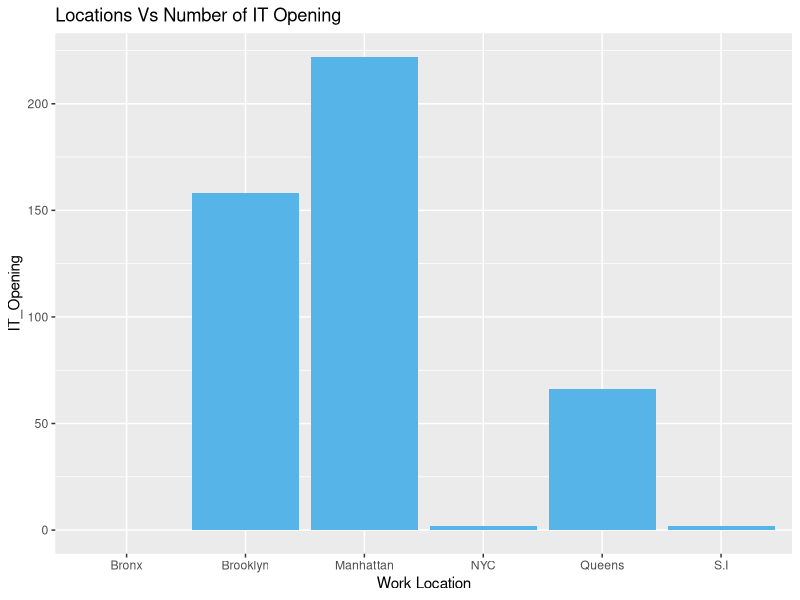
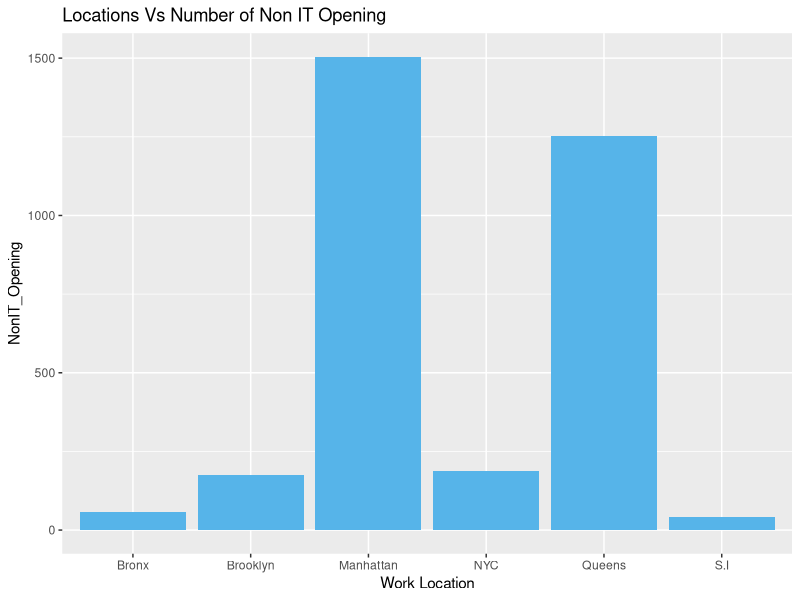
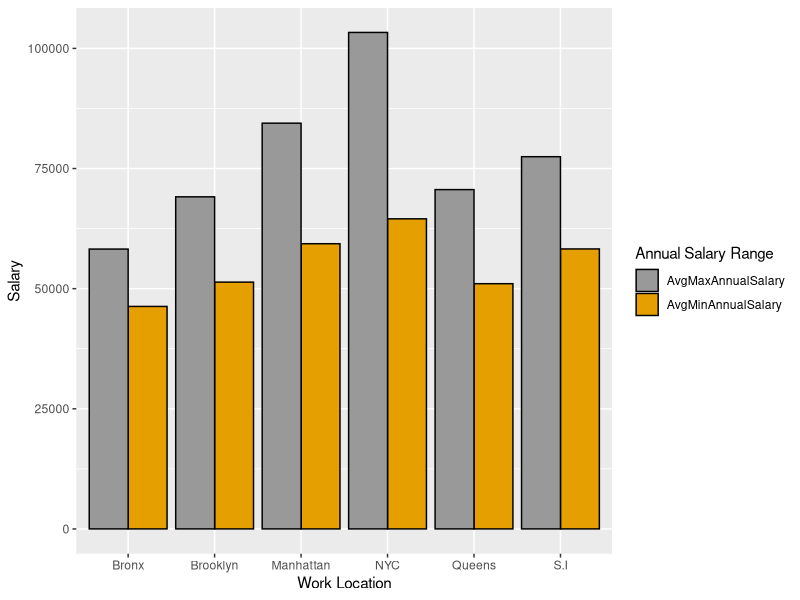
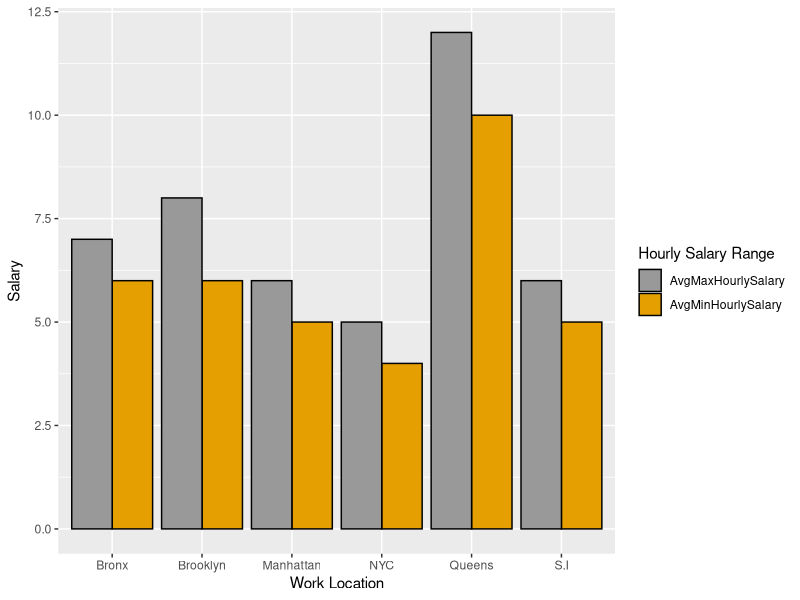
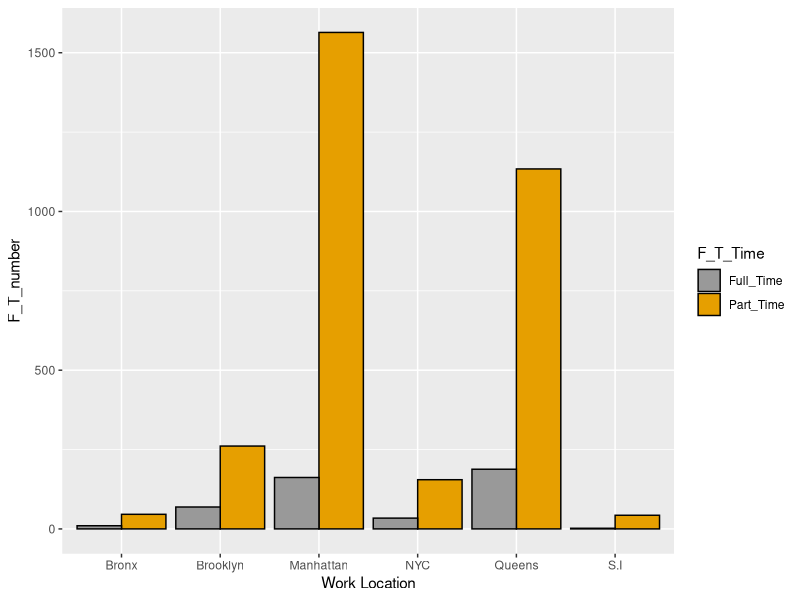
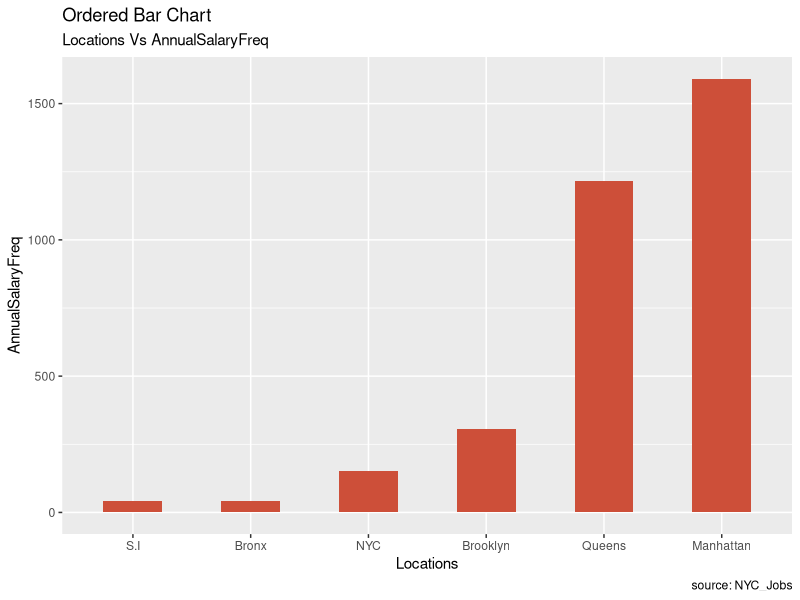
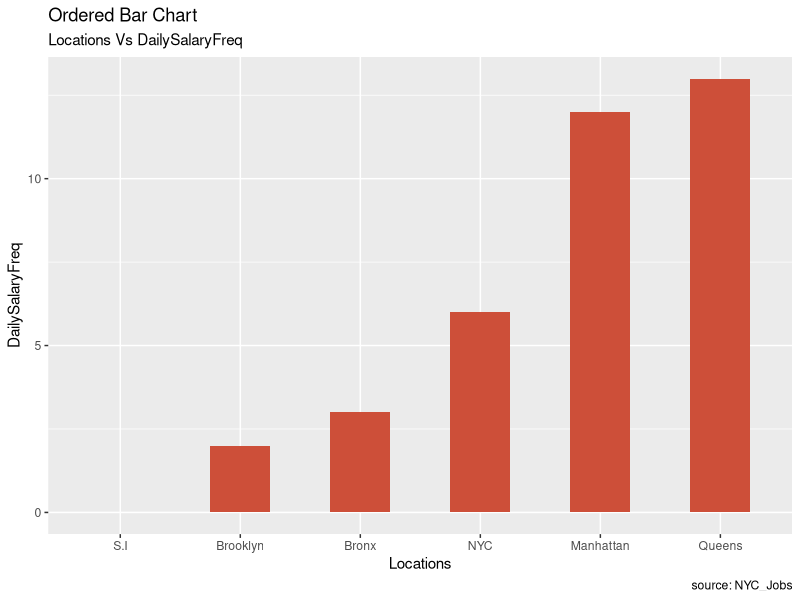
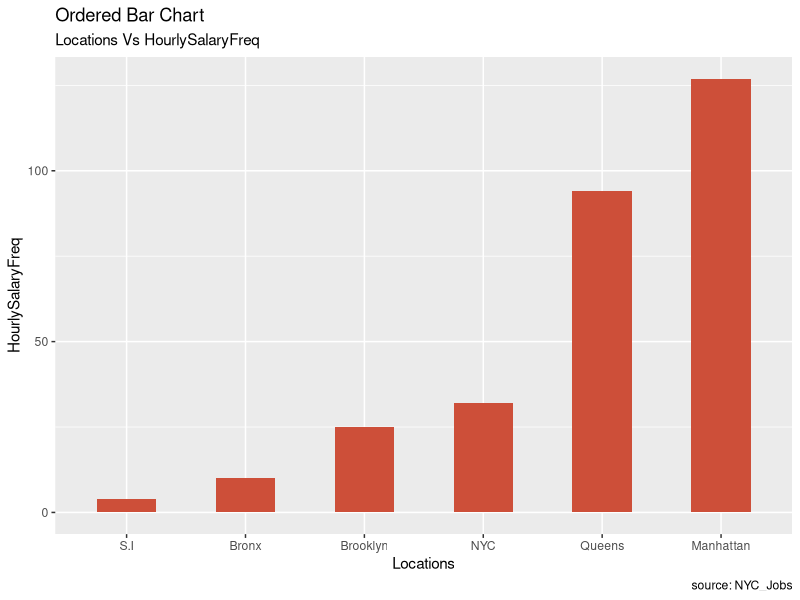

Source code (R) for these figures, in order:
## ---- chunk 1
require(ggplot2)
require(tidyverse)
require(lattice)
nyc_data = read_csv('NYC_Jobs_clean.csv')
nyc_data
## ---- chunk 2
IT_Location = nyc_data %>% group_by(`Work Location`) %>% summarize(IT_Opening = sum(IT))
IT_Location
## ---- chunk 3

ggplot(data=IT_Location, aes(x=`Work Location`, y=IT_Opening)) +
    geom_bar(stat="identity", position=position_dodge(),fill="#56B4E9")+
    labs(title="Locations Vs Number of IT Opening")
## ---- chunk 4
NonIT_Location = nyc_data %>% group_by(`Work Location`) %>% summarize(NonIT_Opening = sum(Non_IT))
NonIT_Location
## ---- chunk 5
ggplot(data=NonIT_Location, aes(x=`Work Location`, y=NonIT_Opening)) +
    geom_bar(stat="identity", position=position_dodge(),fill="#56B4E9")+
    labs(title="Locations Vs Number of Non IT Opening")

## ---- chunk 6
df2 = rename(nyc_data ,AvgMinAnnualSalary = Annual_salary_from, AvgMaxAnnualSalary= Annual_Salary_to, AvgMinHourlySalary = Hourly_Salary_from , AvgMaxHourlySalary = Hourly_Salary_to)

dd = df2 %>% group_by(`Work Location`) %>% summarise(AvgMinAnnualSalary = round(mean(AvgMinAnnualSalary)), AvgMaxAnnualSalary=round(mean(AvgMaxAnnualSalary)), AvgMinHourlySalary = round(mean(AvgMinHourlySalary)) , AvgMaxHourlySalary=round(mean(AvgMaxHourlySalary)))

dd

## ---- chunk 7
dd3 =gather(dd, 'Annual Salary Range', Salary, 2:3)
ggplot(data=dd3, aes(x=`Work Location`, y=Salary, fill=`Annual Salary Range`)) +
    geom_bar(stat="identity", position=position_dodge(), colour="black") +
    scale_fill_manual(values=c("#999999", "#E69F00"))
## ---- chunk 8
hourly =gather(dd, 'Hourly Salary Range', Salary, 4:5)

hourly
ggplot(data=hourly, aes(x=`Work Location`, y=Salary, fill=`Hourly Salary Range`)) +
    geom_bar(stat="identity", position=position_dodge(), colour="black") +
    scale_fill_manual(values=c("#999999", "#E69F00"))
## ---- chunk 9
df3<- nyc_data %>% group_by(`Work Location`) %>% summarise(Part_Time = sum(Part_Time), Full_Time=sum(Full_Time))
df3
df4=gather(df3,F_T_Time,F_T_number,2:3)
df4
## ---- chunk 10
ggplot(data=df4, aes(x=`Work Location`, y=F_T_number, fill=F_T_Time)) +
    geom_bar(stat="identity", position=position_dodge(), colour="black") +
    scale_fill_manual(values=c("#999999", "#E69F00"))
## ---- chunk 11
jobannual <- aggregate(nyc_data$Annual_Salary_freq, by=list(nyc_data$`Work Location`), FUN=sum)
jobannual
colnames(jobannual) <- c("Locations", "AnnualSalaryFreq")  
jobannual <- jobannual[order(jobannual$AnnualSalaryFreq), ]  
jobannual$Locations <- factor(jobannual$Locations, levels = jobannual$Locations)
head(jobannual,8)
## ---- chunk 12
# Draw plot
ggplot(jobannual, aes(x=Locations, y=AnnualSalaryFreq)) + geom_bar(stat="identity", width=.5, fill="tomato3") + labs(title="Ordered Bar Chart",subtitle="Locations Vs AnnualSalaryFreq", caption="source: NYC_Jobs")
## ---- chunk 13
jobdaily <- aggregate(nyc_data$Daily_salary_freq, by=list(nyc_data$`Work Location`), FUN=sum)  
colnames(jobdaily) <- c("Locations", "DailySalaryFreq")  
jobdaily <- jobdaily[order(jobdaily$DailySalaryFreq), ] 
jobdaily$Locations <- factor(jobdaily$Locations, levels = jobdaily$Locations) 
head(jobdaily,8)
## ---- chunk 14
ggplot(jobdaily, aes(x=Locations, y=DailySalaryFreq)) + geom_bar(stat="identity", width=.5, fill="tomato3") + labs(title="Ordered Bar Chart",subtitle="Locations Vs DailySalaryFreq", caption="source: NYC_Jobs")
## ---- chunk 15
jobhourly <- aggregate(nyc_data$Hourly_salary_freq, by=list(nyc_data$`Work Location`), FUN=sum)  
colnames(jobhourly) <- c("Locations", "HourlySalaryFreq") 
jobhourly <- jobhourly[order(jobhourly$HourlySalaryFreq), ]  
jobhourly$Locations <- factor(jobhourly$Locations, levels = jobhourly$Locations)
head(jobhourly,8)
## ---- chunk 16
ggplot(jobhourly, aes(x=Locations, y=HourlySalaryFreq)) + geom_bar(stat="identity", width=.5, fill="tomato3") + labs(title="Ordered Bar Chart",subtitle="Locations Vs HourlySalaryFreq", caption="source: NYC_Jobs")
